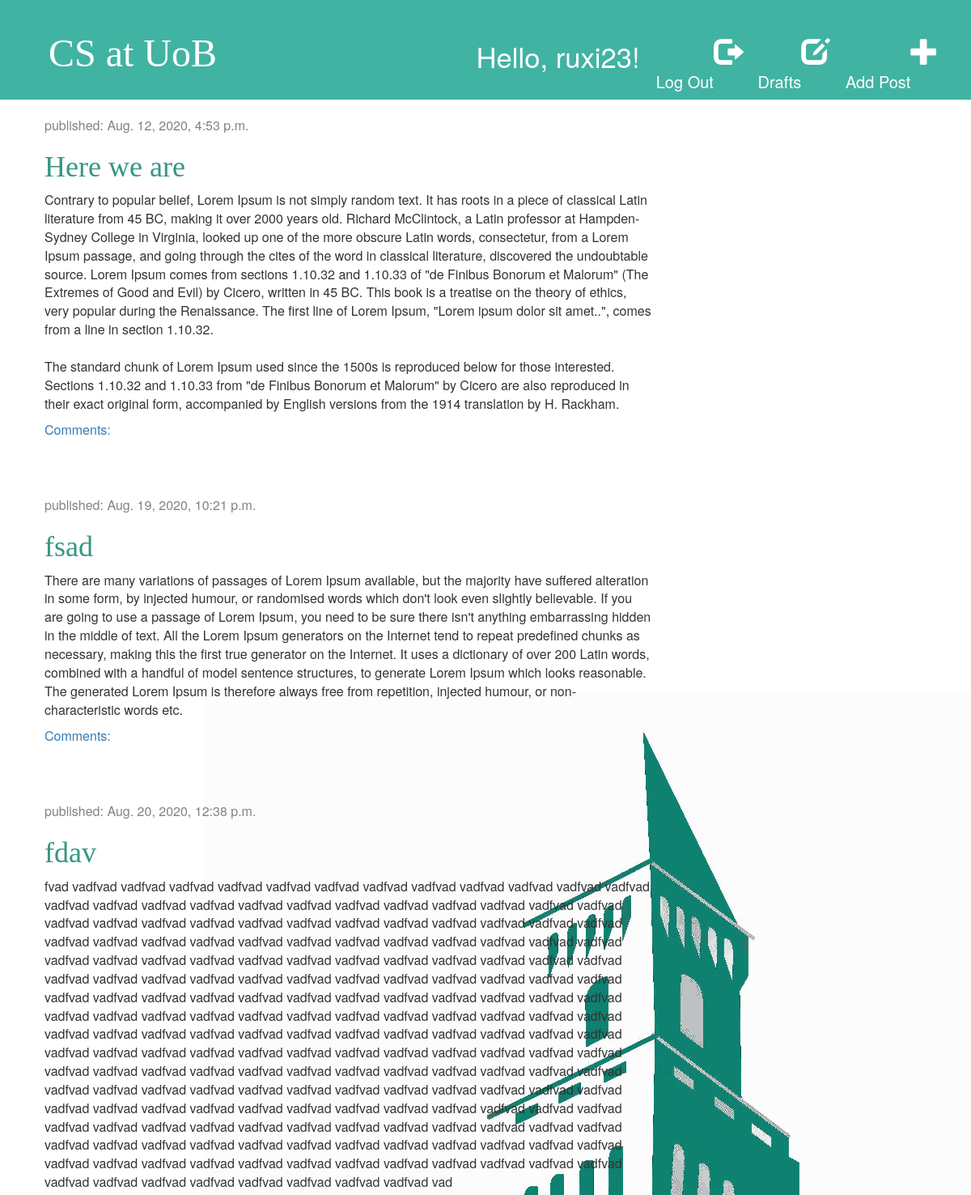
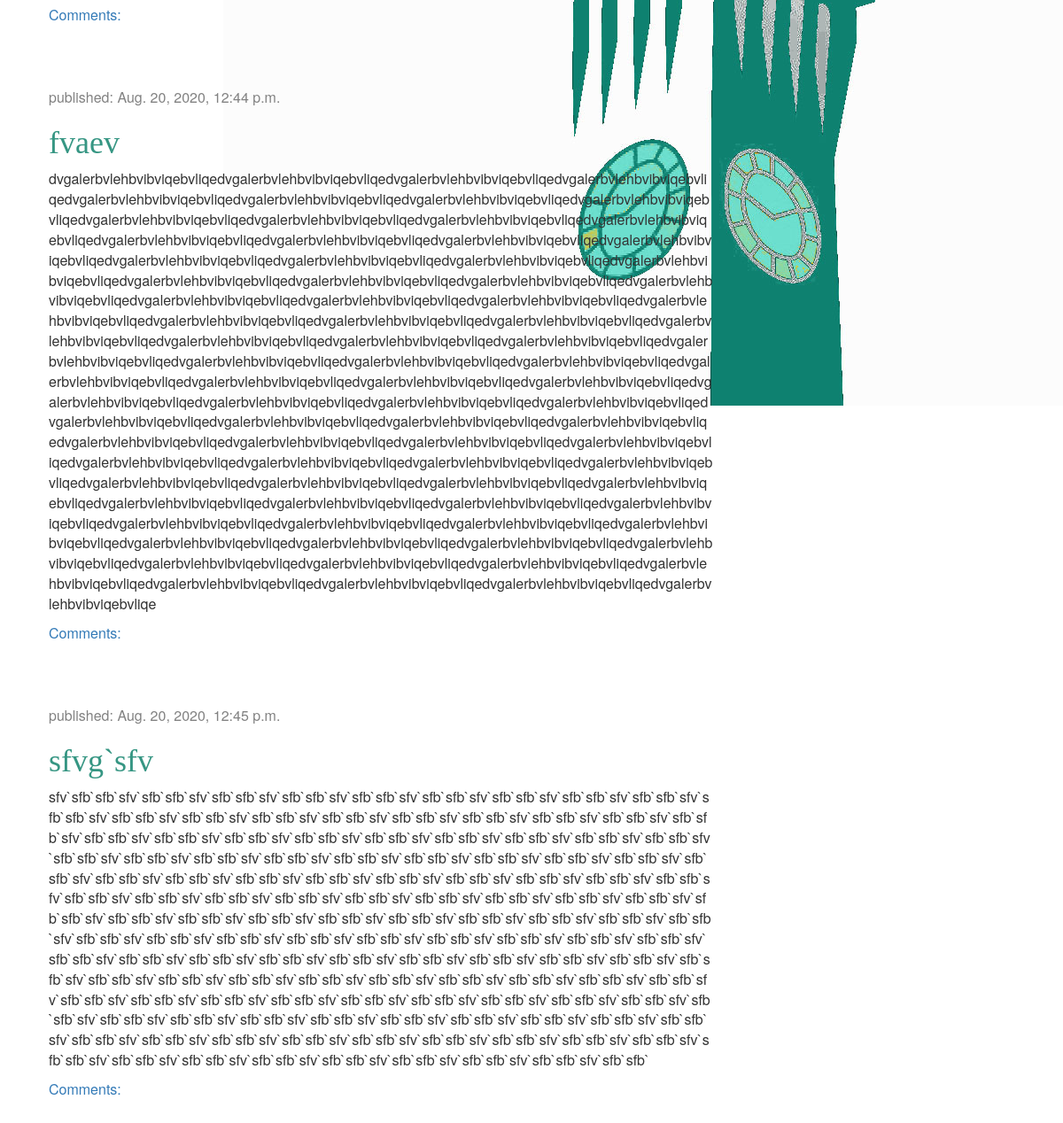
Screenshot of / (signed in) with the database file from the repository (2 pictures, top to bottom).
### blog/models.py (models this page shows, shortened)
class Post(models.Model):
	author = models.ForeignKey(settings.AUTH_USER_MODEL,
	on_delete=models.CASCADE)
	title = models.CharField(max_length=200)
	text = models.TextField()
	created_date = models.DateTimeField(default=timezone.now)
	published_date = models.DateTimeField(blank=True, null=True)

### blog/views.py (the view)
# urls.py: path('', views.post_list, name='post_list'),
def post_list(request):
	posts = Post.objects.filter(published_date__lte=timezone.now()).order_by('published_date')
	return render(request, 'blog/post_list.html', {'posts' : posts})

### blog/templates/blog/post_list.html (shortened to what this page needs)
  {% extends 'blog/base.html' %}
{% load staticfiles %}
  {% load static %}
            {% block content%}
                {% for post in posts %}
                    <div class="post">
                        <div class="date">
                            <p>published: {{ post.published_date }}</p>
                        </div>
                        <h1><a href="{% url 'post_detail' pk=post.pk %}">{{ post.title }}</a></h1>
                            <p>{{ post.text|linebreaksbr }}</p>
                            <a href="{% url 'post_detail' pk=post.pk %}">Comments: {{ post.comment.count }}</a>
                    </div>
                {% endfor %}
            {%endblock%}

### blog/templates/blog/base.html (shortened to what this page needs)
 {% load staticfiles %}
 {% load static %}
<html>
    <head>
        <link rel="stylesheet" href="//maxcdn.bootstrapcdn.com/bootstrap/3.2.0/css/bootstrap.min.css">
        <link rel="stylesheet" href="//maxcdn.bootstrapcdn.com/bootstrap/3.2.0/css/bootstrap-theme.min.css">
        <link rel="stylesheet" type="text/css" href="{% static 'css/blog.css' %}">
    </head>
    <body>
            <div class="page-header">
                {% if user.is_authenticated %}
                    <a href="{% url 'post_new' %}" class="top-menu"><span class="glyphicon glyphicon-plus"></span></a>
                   <a href="{% url 'post_new' %}" class ="icon" >Add Post</a>
                    <a href="{% url 'post_draft_list' %}" class="top-menu"><span class="glyphicon glyphicon-edit"></span></a>
                    <a href="{% url 'post_draft_list' %}" class="icon" >Drafts</a>
                    <a href="{% url 'logout' %}" class="top-menu"><span class="glyphicon glyphicon-log-out"></span></a>
                    <a href="{% url 'logout' %}" class="icon" >Log Out</a>
                    <p class="top-menu">Hello, {{ user.username }}!</p>
                {% else %}
                    <a href="{% url 'login' %}" class="top-menu"><span class="glyphicon glyphicon-lock"></span></a>
                    <a href="{% url 'login' %}" class ="icon" >&nbsp Log In</a>
                {% endif %}
                <h1><a href="/">CS at UoB</a></h1>
            </div>
            <div class="content container">
                <div class="row">
                    <div class="col-md-8">
                        {% block content %}
                        {% endblock %}
                    </div>
                </div>
            </div>
    </body>
</html>

### blog/static/css/blog.css (style rules this page uses)
h1 a, h1 a:hover, h1 a:visited, h2 a, h2 a:hover, h2 a:visited { color:#369683; font-family: 'Arial Black'; }
h1, h2 { color: #369683; }
body { background: url("uob.jpg"); background-repeat: no-repeat; background-position: right; background-attachment: fixed ; }
.page-header { background-color: #41B3A3; margin-top: 0; padding: 20px 20px 20px 60px; }
.page-header h1, .page-header h1 a, .page-header h1 a:visited, .page-header h1 a:active { color: #ffffff; font-size: 36pt; text-decoration: none; }
.content { margin-left: 40px; }
h1, h2, h3, h4 { font-family: 'Arial', cursive; }
.date { color: #828282; }
.top-menu, .top-menu:hover, .top-menu:visited { color: #ffffff; float: right; font-size: 26pt; margin-right: 20px; margin-top: 25px; }
.icon, .icon:hover, .icon:visited { color: #ffffff; float: right; font-size: 15pt; margin-top: 50pt; text-align:center; }
.post { margin-bottom: 70px; box-sizing: border-box; overflow-wrap: break-word; font-size: 16px; }

### rows the page displays
Post: published_date "Aug. 12, 2020, 4:53 p.m.", title "Here we are", text "Contrary to popular belief, Lorem Ipsum is not simply random text. It has roots in a piece of classical Latin literature from 45 BC, making it over 2000 years old. Richard McClintock, a Latin professor at Hampden-Sydney College in Virginia, looked up one of the more obscure Latin words, consectetur, from a Lorem Ipsum passage, and going through the cites of the word in classical literature, discovered the undoubtable source. Lorem Ipsum comes from sections 1.10.32 and 1.10.33 of \"de Finibus Bonorum et Malorum\" (The Extremes of Good and Evil) by Cicero, written in 45 BC. This book is a treatise on the theory of ethics, very popular during the Renaissance. The first line of Lorem Ipsum,…"
Post: published_date "Aug. 19, 2020, 10:21 p.m.", title "fsad", text "There are many variations of passages of Lorem Ipsum available, but the majority have suffered alteration in some form, by injected humour, or randomised words which don't look even slightly believable. If you are going to use a passage of Lorem Ipsum, you need to be sure there isn't anything embarrassing hidden in the middle of text. All the Lorem Ipsum generators on the Internet tend to repeat predefined chunks as necessary, making this the first true generator on the Internet. It uses a dictionary of over 200 Latin words, combined with a handful of model sentence structures, to generate Lorem Ipsum which looks reasonable. The generated Lorem Ipsum is therefore always free from…"
Post: published_date "Aug. 20, 2020, 12:38 p.m.", title "fdav", text "fvad vadfvad vadfvad vadfvad vadfvad vadfvad vadfvad vadfvad vadfvad vadfvad vadfvad vadfvad vadfvad vadfvad vadfvad vadfvad vadfvad vadfvad vadfvad vadfvad vadfvad vadfvad vadfvad vadfvad vadfvad vadfvad vadfvad vadfvad vadfvad vadfvad vadfvad vadfvad vadfvad vadfvad vadfvad vadfvad vadfvad vadfvad vadfvad vadfvad vadfvad vadfvad vadfvad vadfvad vadfvad vadfvad vadfvad vadfvad vadfvad vadfvad vadfvad vadfvad vadfvad vadfvad vadfvad vadfvad vadfvad vadfvad vadfvad vadfvad vadfvad vadfvad vadfvad vadfvad vadfvad vadfvad vadfvad vadfvad vadfvad vadfvad vadfvad vadfvad vadfvad vadfvad vadfvad vadfvad vadfvad vadfvad vadfvad vadfvad vadfvad vadfvad vadfvad vadfvad vadfvad vadfvad vadfvad…"
Post: published_date "Aug. 20, 2020, 12:44 p.m.", title "fvaev", text "dvgalerbvlehbvibviqebvliqedvgalerbvlehbvibviqebvliqedvgalerbvlehbvibviqebvliqedvgalerbvlehbvibviqebvliqedvgalerbvlehbvibviqebvliqedvgalerbvlehbvibviqebvliqedvgalerbvlehbvibviqebvliqedvgalerbvlehbvibviqebvliqedvgalerbvlehbvibviqebvliqedvgalerbvlehbvibviqebvliqedvgalerbvlehbvibviqebvliqedvgalerbvlehbvibviqebvliqedvgalerbvlehbvibviqebvliqedvgalerbvlehbvibviqebvliqedvgalerbvlehbvibviqebvliqedvgalerbvlehbvibviqebvliqedvgalerbvlehbvibviqebvliqedvgalerbvlehbvibviqebvliqedvgalerbvlehbvibviqebvliqedvgalerbvlehbvibviqebvliqedvgalerbvlehbvibviqebvliqedvgalerbvlehbvibviqebvliqedvgalerbvlehbvibviqebvliqedvgalerbvlehbvibviqebvliqedvgalerbvlehbvibviqebvliqedvgalerbvlehbvibviqebvliqedvgalerbvlehbvibviqebvli…"
Post: published_date "Aug. 20, 2020, 12:45 p.m.", title "sfvg`sfv", text "sfv`sfb`sfb`sfv`sfb`sfb`sfv`sfb`sfb`sfv`sfb`sfb`sfv`sfb`sfb`sfv`sfb`sfb`sfv`sfb`sfb`sfv`sfb`sfb`sfv`sfb`sfb`sfv`sfb`sfb`sfv`sfb`sfb`sfv`sfb`sfb`sfv`sfb`sfb`sfv`sfb`sfb`sfv`sfb`sfb`sfv`sfb`sfb`sfv`sfb`sfb`sfv`sfb`sfb`sfv`sfb`sfb`sfv`sfb`sfb`sfv`sfb`sfb`sfv`sfb`sfb`sfv`sfb`sfb`sfv`sfb`sfb`sfv`sfb`sfb`sfv`sfb`sfb`sfv`sfb`sfb`sfv`sfb`sfb`sfv`sfb`sfb`sfv`sfb`sfb`sfv`sfb`sfb`sfv`sfb`sfb`sfv`sfb`sfb`sfv`sfb`sfb`sfv`sfb`sfb`sfv`sfb`sfb`sfv`sfb`sfb`sfv`sfb`sfb`sfv`sfb`sfb`sfv`sfb`sfb`sfv`sfb`sfb`sfv`sfb`sfb`sfv`sfb`sfb`sfv`sfb`sfb`sfv`sfb`sfb`sfv`sfb`sfb`sfv`sfb`sfb`sfv`sfb`sfb`sfv`sfb`sfb`sfv`sfb`sfb`sfv`sfb`sfb`sfv`sfb`sfb`sfv`sfb`sfb`sfv`sfb`sfb`sfv`sfb`sfb`sfv`sfb`sfb`sfv`sfb`sfb`sfv`sfb`sfb`sfv`…"

### other values shown
{{ user.username }} "ruxi23"
